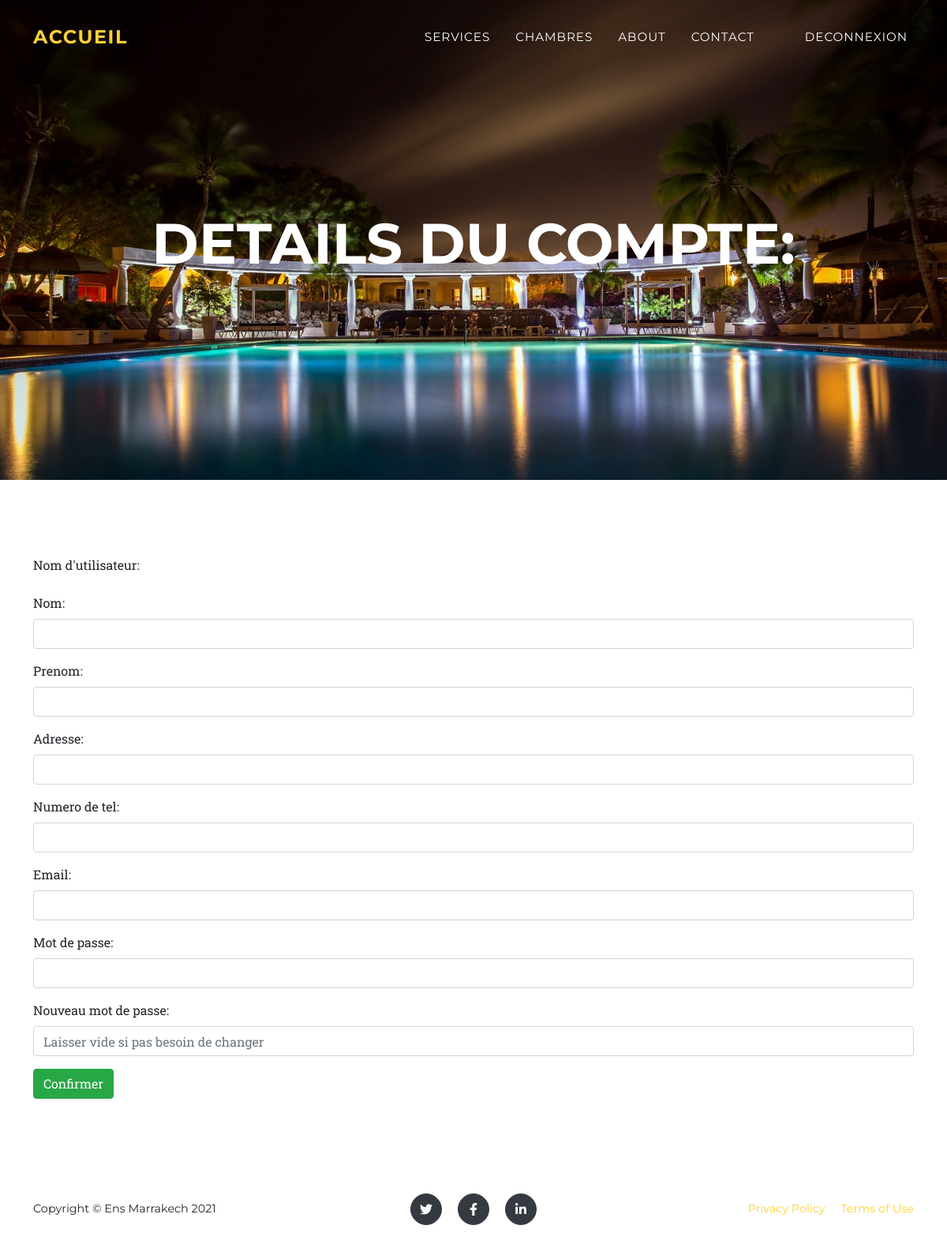
/login/user_info.php (signed in), run on an earlier commit of the app's database.
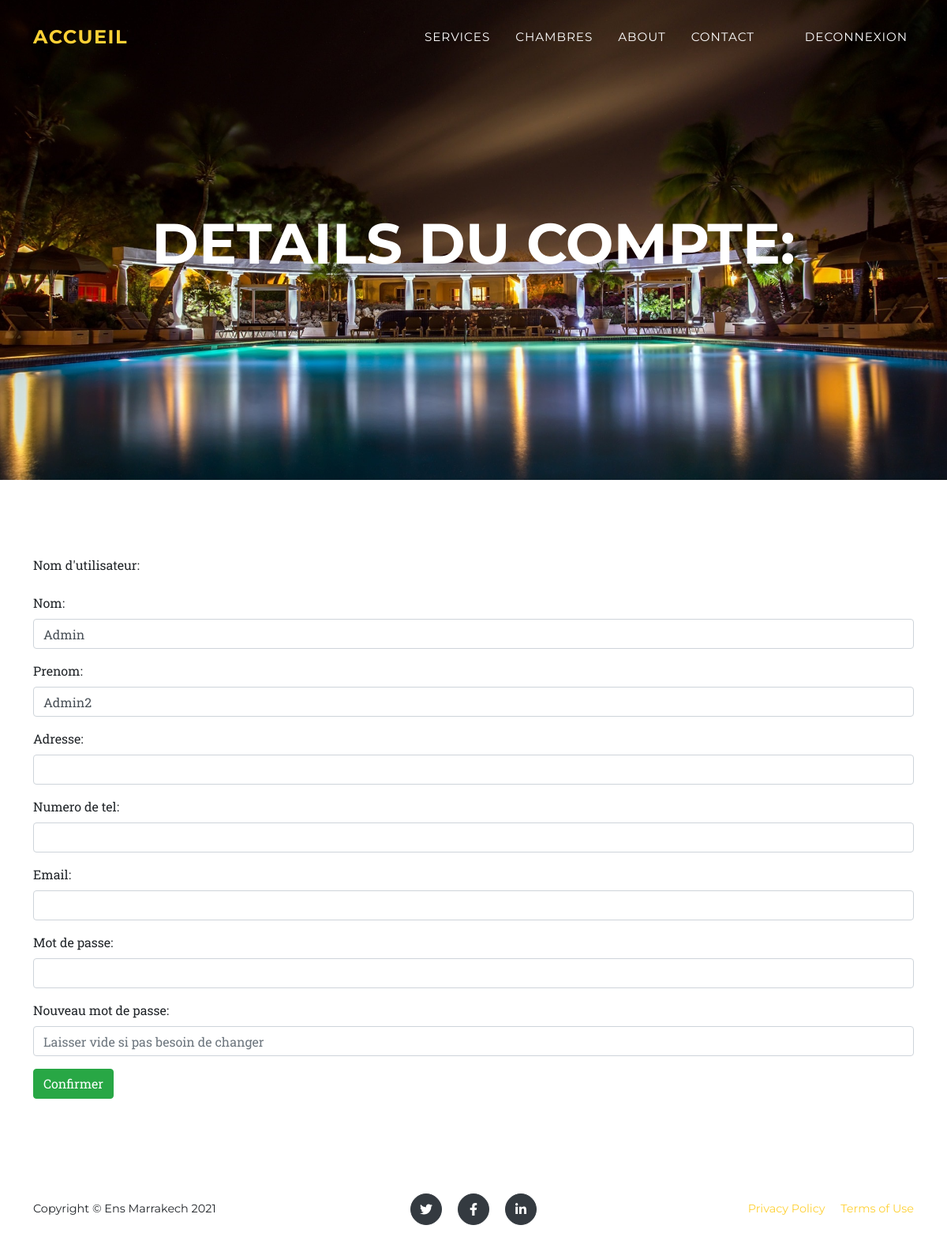
And on a later commit of the database.
### tables this page shows
CREATE TABLE IF NOT EXISTS `users` (
  `user_id` int(10) NOT NULL AUTO_INCREMENT,
  `username` varchar(32) DEFAULT NULL,
  `password` varchar(32) DEFAULT NULL,
  `Nom` varchar(32) NOT NULL,
  `Prenom` varchar(32) NOT NULL,
  `Adresse` varchar(60) DEFAULT NULL,
  `Email` text,
  `Num` varchar(10) DEFAULT NULL,
  PRIMARY KEY (`user_id`)
);

### login/user_info.php (the view, shortened to what this page needs)
<!DOCTYPE html>
<html lang="en">
    <head>
        <link href="../css/styles.css" rel="stylesheet" />
    </head>
    <body id="page-top">
        <?php
            require_once "../admin/connect.php";
        ?>
        <nav class="navbar navbar-expand-lg navbar-dark fixed-top navbar-shrink" id="mainNav">
            <div class="container">
                <a class="navbar-brand js-scroll-trigger" href="../index.php">Accueil</a>
                <div class="collapse navbar-collapse" id="navbarResponsive">
                    <ul class="navbar-nav text-uppercase ml-auto">
                        <li class="nav-item"><a class="nav-link js-scroll-trigger" href="../index.php#services">Services</a></li>
                        <li class="nav-item"><a class="nav-link js-scroll-trigger" href="../chambres.php">Chambres</a></li>
                        <li class="nav-item"><a class="nav-link js-scroll-trigger" href="../index.php#about">About</a></li>
                        <li class="nav-item"><a class="nav-link js-scroll-trigger" href="../index.php#contact">Contact</a></li>
                        <?php
                            if(!isset($_SESSION['id'])){
                                echo '<li class="nav-item"><a class="nav-link js-scroll-trigger" href="login.php">Connectez-vous !</a></li>';
                            }
                            else{
                                $prenom = $_SESSION['prenom'];
                                echo '<li class="nav-item"><a class="nav-link js-scroll-trigger" href= "user_info.php">'. $prenom. '</a></li>';
                                echo '<li class="nav-item"><a class="nav-link js-scroll-trigger" href="logout.php">Deconnexion</a></li>';
                            }
                        ?>
                    </ul>
                </div>
            </div>
        </nav>
        <header class="masthead">
            <div class="container">
                <div class="masthead-heading text-uppercase">Details du compte:</div>
        </header>
        <?php
            $query = $conn->query("SELECT * FROM `users` WHERE `user_id` = '$_SESSION[id]'") or die(mysqli_error());
            $fetch = $query->fetch_array();
        ?>
        <section class="page-section" id="services">
        <div class="container">
            <form method = "POST" enctype = "multipart/form-data" action="edit_info.php">
                <div class="form-group">
                <label for="Nom">Nom d'utilisateur:</label>
                </div>
                <div class="form-group">
                <label for="Nom">Nom:</label>
                <input type="text" class="form-control" name="nom" value="<?php echo $fetch['Nom']; ?>" >
                </div>
                <div class="form-group">
                <label for="prenom">Prenom:</label>
                <input type="text" class="form-control" name="prenom" value="<?php echo $fetch['Prenom']; ?>" >
                </div>
                <div class="form-group">
                <label for="adresse">Adresse:</label>
                <input type="text" class="form-control" name="adresse" value="<?php echo $fetch['Adresse']; ?>" >
                </div>
                <div class="form-group">
                <label for="adresse">Numero de tel:</label>
                <input type="text" class="form-control" name="num" value="<?php echo $fetch['Num']; ?>" >
                </div>
                <div class="form-group">
                <label for="email">Email:</label>
                <input type="email" class="form-control" name="email" value="<?php echo $fetch['Email']; ?>" >
                </div>
                <div class="form-group">
                <label for="prenom">Mot de passe:</label>
                <input type="password" class="form-control" name="password_old" required>
                </div>
                <div class="form-group">
                <label for="prenom">Nouveau mot de passe:</label>
                <input type="password" class="form-control" name="password_new" placeholder="Laisser vide si pas besoin de changer">
                </div>
                <button type="submit" name="modifier" class="btn btn-success">Confirmer</button>
            </form>
</div>
</section>
 <footer class="footer py-4">
            <div class="container">
                <div class="row align-items-center">
                    <div class="col-lg-4 text-lg-left">Copyright © Ens Marrakech 2021</div>
                    <div class="col-lg-4 my-3 my-lg-0">
                        <a class="btn btn-dark btn-social mx-2" href="#!"><i class="fab fa-twitter"></i></a>
                        <a class="btn btn-dark btn-social mx-2" href="#!"><i class="fab fa-facebook-f"></i></a>
                        <a class="btn btn-dark btn-social mx-2" href="#!"><i class="fab fa-linkedin-in"></i></a>
                    </div>
                    <div class="col-lg-4 text-lg-right">
                        <a class="mr-3" href="#!">Privacy Policy</a>
                        <a href="#!">Terms of Use</a>
                    </div>
                </div>
            </div>
        </footer>
    </body>
</html>

What changed in the data, as far as the page shows it:
added users: nom "Admin", prenom "Admin2"
